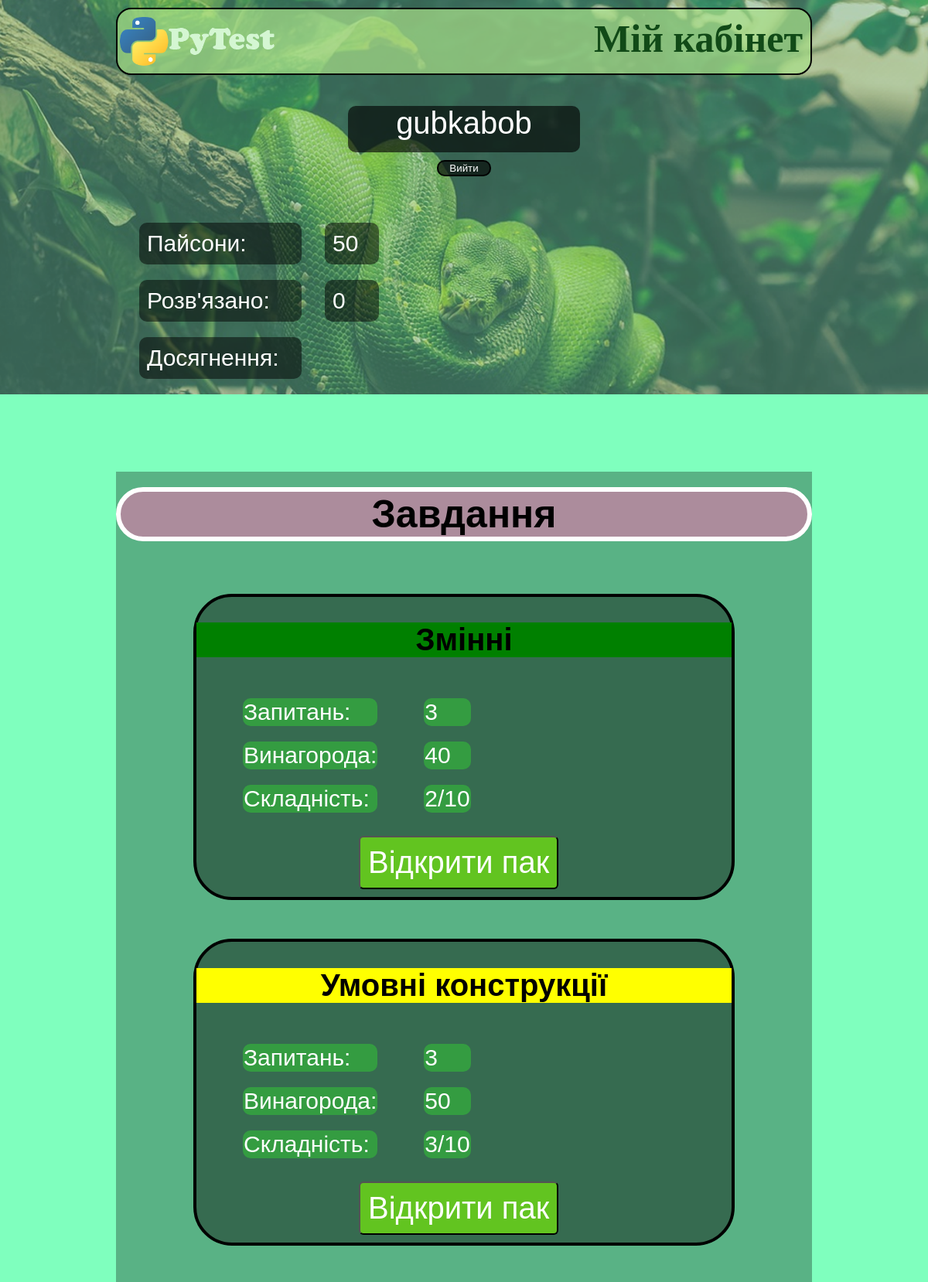
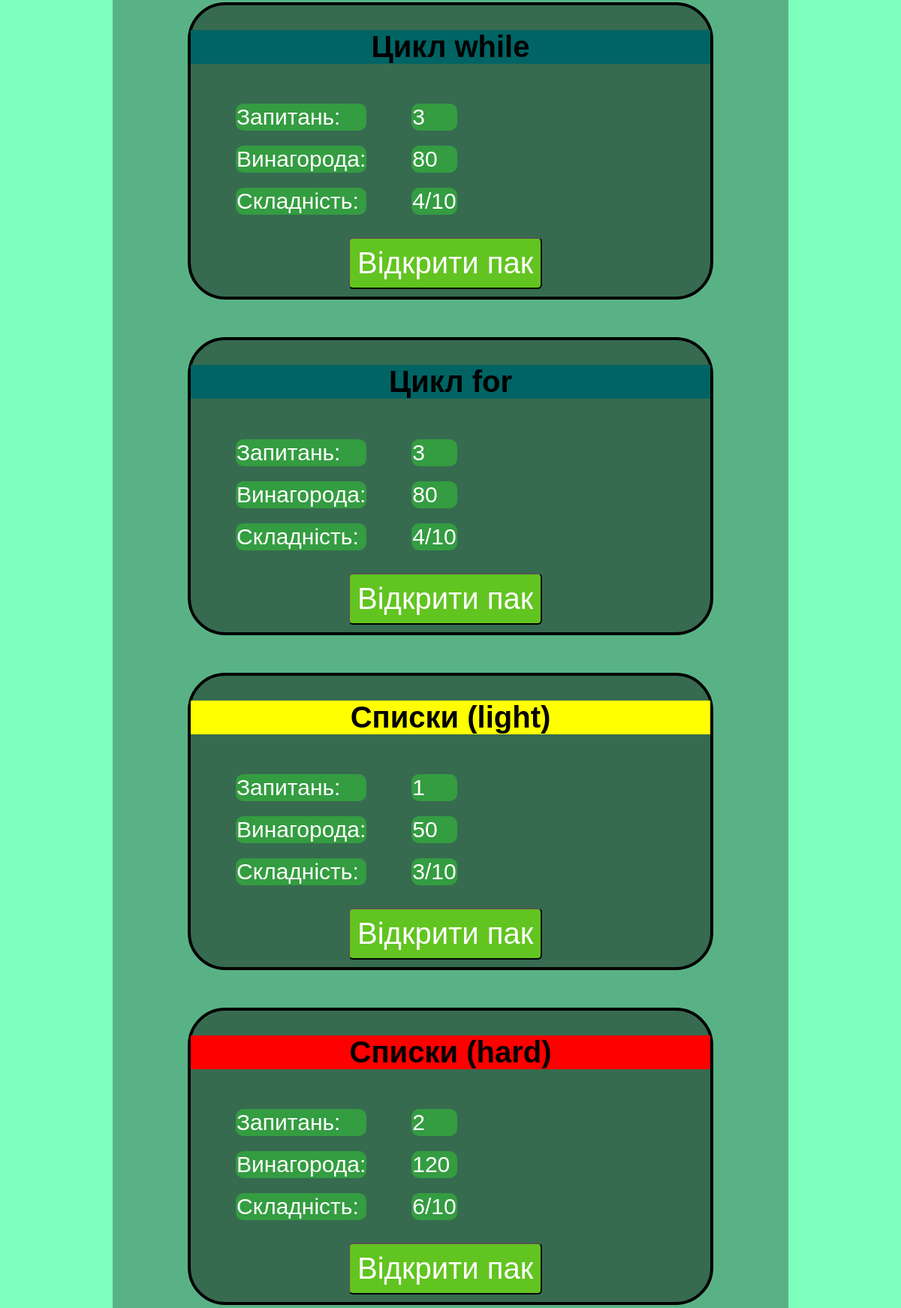
Page /catalog/packs/ (signed in, upper part) on the committed database (2 pictures, top to bottom).
### catalog/models.py (models this page shows, shortened)
class Pack(models.Model):
    name = models.CharField(max_length=50, default="PackName", help_text="Name of pack")
    reward = models.IntegerField(default=0, help_text="Reward in Paisons")
    difficulty = models.IntegerField(default=0, help_text="Difficult of pack")
    color = models.CharField(max_length=30, default="green")
    pack_class = models.CharField(max_length=30, default="0")
    def count_of_questions(self):
        return self.question_set.count()

### catalog/views.py (the view, shortened to what this page needs)
# urls.py: path("packs/", views.packs, name="packs"),
def packs(request):
    request.session['answers'] = None
    request.session['result_list'] = None
    user = request.user
    if user.is_authenticated:
        context = {}
        packs = []
        profile = user.userprofile
        i = 0
        print([failed.pack for failed in profile.failed_packs.all()])
        for pack in Pack.objects.all():
            if pack not in profile.completed_packs.all() and pack not in [failed.pack for failed in profile.failed_packs.all()]:
                packs.append(pack)
        context["completed_count"] = profile.completed_packs.count()
        context["all_packs"] = packs
        context["username"] = user.username
        context["paisons"] = profile.paisons
        context["achievements"] = profile.achievements.all()
        return render(request, "MyCabinet_page.html", context=context)
    else:
        return redirect("/auth/login/")

### catalog/templates/MyCabinet_page.html (shortened to what this page needs)
<!DOCTYPE html>
<html lang="en">
<head>
	{% load static %}
	<link rel="stylesheet" type="text/css" href="{% static 'css/MyCabinet_page.css' %}">
</head>
<body>
	<header>
	<div class="container">
		<div class="UpperRectangle clearfix">
			<a href="{% url 'catalog:index' %}">
			<img class="grow" src="{% static 'css/img/logo.png' %}" alt="Logo" id="logo">
			</a>
			<p>Мій кабінет</p>
		</div>
		<div id="nickname">
			<p>{{ username }}</p> <button onclick="window.open('{% url 'authsys:logout' %}', '_self')">Вийти</button>
		</div>
		<div>
			<table id="atributes">
				<tr>
					<td class="keyss">Пайсони: </td><td class="valuess">{{ paisons }}</td>
				</tr>
				<tr>
					<td class="keyss">Розв'язано: </td><td class="valuess">{{ completed_count }}</td>
				</tr>
				<tr>
					<td class="keyss">Досягнення: </td>
				</tr>
			</table>
		</div>
	</div>
	</header>
	<section id="tasks_back" class="container">
		<h1 id="tasks_word">Завдання</h1>
		<br>
		{% for pack in all_packs %}
		<div class="task threed" id="VariablesPower">
			<h2 style="background-color: {{ pack.color }}">{{ pack.name }}</h2>
			<table>
				<tr>
					<td class="keys">Запитань: </td>
					<td class="values">{{ pack.count_of_questions }}</td>
				</tr>
				<tr>
					<td class="keys">Винагорода: </td>
					<td class="values">{{ pack.reward }}</td>
				</tr>
				<tr>
					<td class="keys">Складність: </td>
					<td class="values">{{ pack.difficulty }}/10</td>
				</tr>
			</table>
			<button class="to_pack_button grow"  onclick="toPage('Pack_page.html', '_self')">
				<p><a class="to_n_pack" href="{% url 'catalog:pack' pack.id %}">Відкрити пак</a></p>
			</button>
		</div>
		{% endfor %}
	</section>
</body>
</html>

### catalog/static/css/MyCabinet_page.css (style rules this page uses)
body { font-family: Cooper Black, Arial, sans-serif; padding: 0; margin: 0; background-color: rgba(0, 255, 127, 0.5) }
header { background: url("img/Bacground.png") no-repeat center top / cover; height: auto; padding: 10px 0 0 0; }
div { box-sizing: border-box; }
.container { width: 900px; margin: 0 auto; }
.clearfix:after { content: ''; display: table; width: 100%; clear: both; }
.UpperRectangle { margin-top: 0px; border-width: 2.51px; border-color: rgb(0, 0, 0); border-style: solid; border-radius: 20px; background-color: rgba(168, 224, 137, 0.7); height: 87px; }
.UpperRectangle p { float: right; margin-top: 8px; margin-right: 10px; margin-left: 70px; font-size: 50px; font-family: "Myriad Pro"; color: rgb(17, 74, 23); font-weight: bold; line-height: 1.2; text-align: center; }
#logo { max-width: 200px; height: auto; float: left; opacity: 100%; margin-top: 10px; margin-left: 3px; }
#nickname { text-align: center; }
#nickname p { margin: 40px 0 10px 300px; font-size: 40px; width: 300px; height: 60px; border-radius: 10px; background: rgba(0, 0, 0, 0.62); color: white; }
#nickname button { width: 70px; background-color: rgba(0, 0, 0, 0.62); border: 2px solid black; border-radius: 10px; color: white; }
#atributes { margin-top: 40px; border-spacing: 30px 20px; margin-bottom: 100px; }
#atributes td { border-radius: 10px; font-size: 30px; background: rgba(0, 0, 0, 0.5); color: white; }
.keyss { padding:10px; width: 190px; }
.valuess { padding: 10px; width: 50px; }
#tasks_back { padding-top: 20px; padding-bottom: 30px; background-color: rgba(0, 0, 0, 0.3); }
#tasks_word { text-align: center; font-size: 50px; color: black; border: 6px solid white; margin: 0px; background-color: rgba(255, 105, 180, 0.5); border-radius: 60px; }
.task { width: 700px; margin: 50px 100px; border-radius: 50px; border: 4px solid black; }
.task h2 { text-align: center; color: black; font-size: 40px; }
.task table { border-spacing: 60px 20px; }
.task table td { border-radius: 10px; font-size: 30px; background: rgba(50, 205, 50, 0.5); color: white; }
.task button { background-color: rgba(127, 255, 0, 0.6); border-radius: 6px; margin: 10px 210px; padding: 10px; }
.task button p { margin: 0; color: white; font-size: 40px; }
.task button a { color: white; text-decoration: none; }
#VariablesPower { background-color: rgba(0, 0, 0, 0.4); }
#VariablesPower h2 { background-color: green; }
.to_n_pack { text-decoration: none; }
.threed { -webkit-transition: all 0.3s ease;; -moz-transition: all 0.3s ease;; -o-transition: all 0.3s ease;; transition: all 0.3s ease; }

### rows in the picture
Pack: name "Змінні", count_of_questions "3", reward "40", difficulty "2"
Pack: name "Умовні конструкції", count_of_questions "3", reward "50", difficulty "3"
Pack: name "Цикл while", count_of_questions "3", reward "80", difficulty "4"
Pack: name "Цикл for", count_of_questions "3", reward "80", difficulty "4"
Pack: name "Списки (light)", count_of_questions "1", reward "50", difficulty "3"
Pack: name "Списки (hard)", count_of_questions "2", reward "120", difficulty "6"

### other values in the picture
{{ username }} "gubkabob"
{{ paisons }} "50"
{{ completed_count }} "0"
